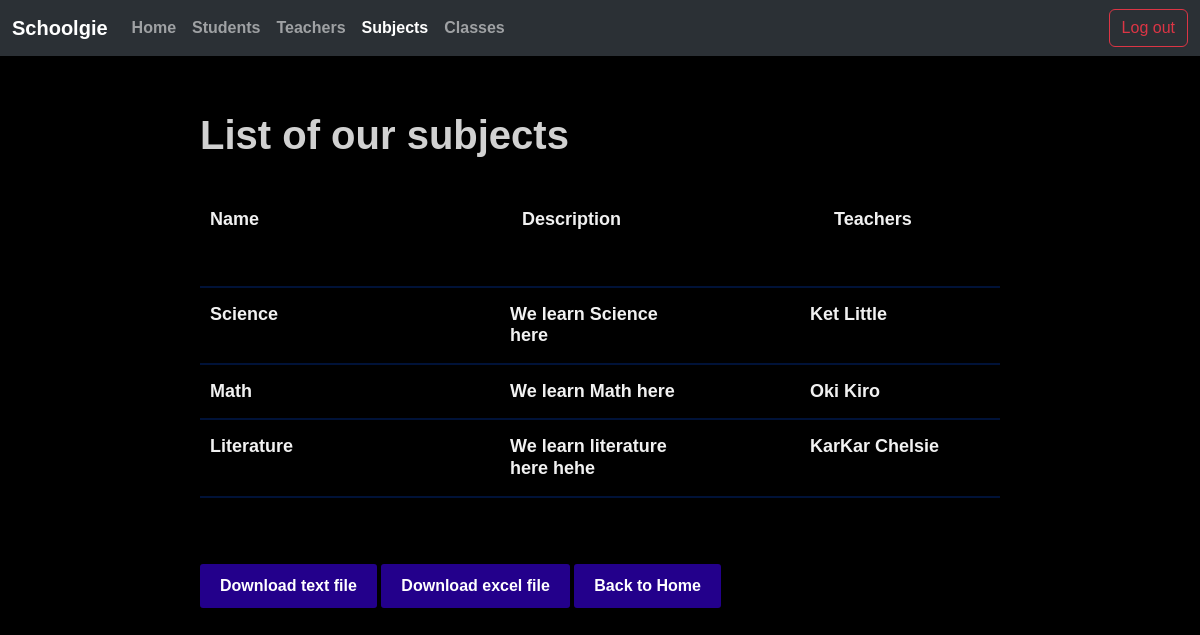
/subjects/ (signed in), run on the app's committed database.
### albums/models.py (models this page shows, shortened)
class Subject(models.Model):
    name = models.CharField(max_length=30)
    description = models.TextField(null=True)
    class Meta:
        constraints = [
            models.CheckConstraint(check=models.Q(name__regex='^[\D]*$'), name='name_has_no_digits'),
            models.UniqueConstraint(fields=['name'], name='unique_name'),
        ]

class Teacher(models.Model):
    first_name = models.CharField(max_length=30)
    last_name = models.CharField(max_length=30)
    subject = models.ForeignKey(Subject, on_delete=models.SET_NULL, related_name='teachers', null=True)
    class Meta:
        constraints = [
            models.CheckConstraint(check=models.Q(first_name__regex='^[A-Z]'), name='first_name_starts_uppercase'),
            models.CheckConstraint(check=models.Q(last_name__regex='^[A-Z]'), name='last_name_starts_uppercase'),
            models.CheckConstraint(check=models.Q(first_name__regex='^[\D]*$'), name='first_name_has_no_digits'),
            models.CheckConstraint(check=models.Q(last_name__regex='^[\D]*$'), name='last_name_has_no_digits'),
            models.UniqueConstraint(fields=['first_name', 'last_name'], name='unique_first_name'),
        ]
    def __str__(self):
        return f"{self.first_name} {self.last_name}"

### albums/views.py (the view, shortened to what this page needs)
# urls.py: path('subjects/', SubjectView.as_view(), name='show_subjects'),
class SubjectView(LoginRequiredMixin, View):
    def get_context_data(self, **kwargs):
        context = kwargs
        context["css_file"] = 'albums/styles.css'
        return context
    def get(self, request, subject_id=None):
        if request.path == reverse('add_subject'):
            return render(request, 'add_subject.html', context)
        if request.path == reverse('edit_list_subject'):
            context = self.get_context_data(subjects=subjects)
            return render(request, 'edit_list_subject.html', context)
        if request.path == reverse('delete_list_subject'):
            context = self.get_context_data(subjects=subjects)
            return render(request, 'delete_list_subject.html', context)
        if subject_id:
            if request.path == reverse('edit_subject', kwargs={'subject_id': subject_id}):
                return self.update(request, subject_id)
            elif request.path == reverse('delete_subject', kwargs={'subject_id': subject_id}):
                return self.delete(request, subject_id)
        subjects = Subject.objects.all()
        subject_dict = []
        for i in subjects:
            new_dict = {"sub": i, "teachers": i.teachers.all()}
            subject_dict.append(new_dict)
            print(i.teachers.all())
        context = self.get_context_data(subjects=subject_dict)
        return render(request, 'subjects.html', context)

### albums/templates/subjects.html (shortened to what this page needs)
<!DOCTYPE html>
<html lang="en">
<head>
    {% load static %}
    <link href="https://cdn.jsdelivr.net/npm/bootstrap@5.3.4/dist/css/bootstrap.min.css" rel="stylesheet">
    <link rel="stylesheet" type="text/css" href="{% static css_file %}">
    <link rel= "stylesheet" href= "https://maxst.icons8.com/vue-static/landings/line-awesome/line-awesome/1.3.0/css/line-awesome.min.css" >
</head>
<body>
    <nav class="navbar navbar-expand-lg bg-body-tertiary" data-bs-theme="dark">
        <div class="container-fluid">
          <a class="navbar-brand" href="{% url 'home' %}">Schoolgie</a>
          <div class="collapse navbar-collapse" id="navbarNav">
            <ul class="navbar-nav me-auto mb-2 mb-lg-0">
              <li class="nav-item">
                <a class="nav-link" href="{% url 'home' %}">Home</a>
              </li>
              <li class="nav-item">
                <a class="nav-link" href="{% url 'students_main' %}">Students</a>
              </li>
              <li class="nav-item">
                <a class="nav-link" href="{% url 'teachers_main' %}">Teachers</a>
              </li>
              <li class="nav-item">
                <a class="nav-link active" aria-current="page" href="{% url 'subjects_main' %}">Subjects</a>
              </li>
              <li class="nav-item">
                <a class="nav-link" href="{% url 'classes_main' %}">Classes</a>
              </li>
            </ul>
            <div class="d-flex">
              {% if user.is_authenticated %}
                  <a href="{% url 'logout' %}" class="btn btn-outline-danger ms-2">Log out</a>
              {% else %}
                  <a href="{% url 'login' %}" class="btn btn-outline-primary ms-2">Log in</a>
                  <a href="{% url 'register' %}" class="btn btn-outline-success ms-2">Register</a>
              {% endif %}
            </div>
          </div>
        </div>
    </nav>
    <div class="center_div">
    <h1>List of our subjects</h1>
    <div class="horizontal">
        <h3>Name</h3>
        <h3>Description</h3>
        <h3>Teachers</h3>
    </div>
    <hr>
    {% for subject in subjects %}
    <div class="info">
    <h3>{{subject.sub.name}}</h3>
    <h3>{{subject.sub.description}}</h3>
    {% for i in subject.teachers%}
    <h3>{{i.first_name}} {{i.last_name}}</h3>
    {% endfor %}
    </div>
    <hr>
    {% endfor %}
    <a href="{% url 'get_txt_subjects' %}" class="button_students">Download text file  </a>
    <a href="{% url 'get_excel_subjects' %}" class="button_students">Download excel file  </a>
    <a href="{% url 'home' %}" class="button_students">Back to Home</a>
    </div>
</body>
</html>

### albums/static/albums/styles.css (style rules this page uses)
body { background-color: #000000; font-family: 'Hanken Grotesk', sans-serif; font-weight: 700; }
h1 { font-family: 'Hanken Grotesk', sans-serif; font-weight: 900; color: #d1d1d1; margin-top: 55px; }
h3 { font-family: 'Hanken Grotesk', sans-serif; font-weight: 700; color: #f1f1f1; font-size: 18px; }
.center_div { margin: 0 auto; max-width: 800px; }
.horizontal { display: flex; justify-content: space-between; font-weight: bold; margin-bottom: 50px; padding-bottom: 5px; margin-top: 50px; }
.horizontal h3 { margin: 0; padding: 0 10px; width: 22%; text-align: left; }
.info { display: flex; justify-content: space-between; margin-bottom: 10px; }
.info h3 { margin: 0; padding: 0 10px; width: 25%; text-align: left; }
.button_students { display: inline-block; padding: 10px 20px; background-color: #23008b; color: white; text-align: center; text-decoration: none; border-radius: 3px; font-size: 16px; transition: background-color 0.3s ease; margin-top: 50px; }
a { color: #b8b7c0; }
hr { border: 0; height: 2px; background: #0047e0; width: 100%; }

### data on the page
Subject: sub.name "Science", sub.description "We learn Science here"
Teacher: first_name "Ket", last_name "Little"
Subject: sub.name "Math", sub.description "We learn Math here"
Teacher: first_name "Oki", last_name "Kiro"
Subject: sub.name "Literature", sub.description "We learn literature here hehe"
Teacher: first_name "KarKar", last_name "Chelsie"
